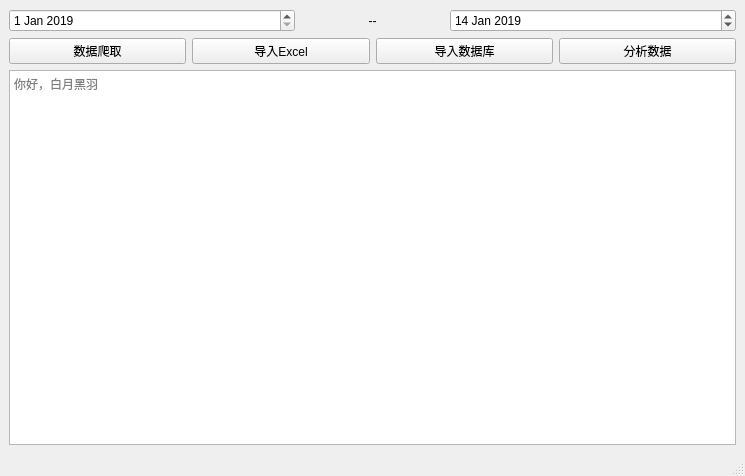
<?xml version="1.0" encoding="UTF-8"?>
<ui version="4.0">
 <class>MainWindow</class>
 <widget class="QMainWindow" name="MainWindow">
  <property name="geometry">
   <rect>
    <x>0</x>
    <y>0</y>
    <width>745</width>
    <height>476</height>
   </rect>
  </property>
  <property name="windowTitle">
   <string>MainWindow</string>
  </property>
  <property name="styleSheet">
   <string notr="true"/>
  </property>
  <property name="unifiedTitleAndToolBarOnMac">
   <bool>false</bool>
  </property>
  <widget class="QWidget" name="centralwidget">
   <layout class="QVBoxLayout" name="verticalLayout">
    <item>
     <layout class="QHBoxLayout" name="horizontalLayout">
      <property name="leftMargin">
       <number>0</number>
      </property>
      <property name="rightMargin">
       <number>0</number>
      </property>
      <item>
       <widget class="QDateEdit" name="startDateEdit">
        <property name="sizePolicy">
         <sizepolicy hsizetype="Minimum" vsizetype="Fixed">
          <horstretch>2</horstretch>
          <verstretch>0</verstretch>
         </sizepolicy>
        </property>
        <property name="dateTime">
         <datetime>
          <hour>0</hour>
          <minute>0</minute>
          <second>10</second>
          <year>2019</year>
          <month>1</month>
          <day>1</day>
         </datetime>
        </property>
       </widget>
      </item>
      <item>
       <widget class="QLabel" name="label">
        <property name="sizePolicy">
         <sizepolicy hsizetype="Minimum" vsizetype="Preferred">
          <horstretch>1</horstretch>
          <verstretch>0</verstretch>
         </sizepolicy>
        </property>
        <property name="text">
         <string>--</string>
        </property>
        <property name="alignment">
         <set>Qt::AlignCenter</set>
        </property>
       </widget>
      </item>
      <item>
       <widget class="QDateEdit" name="endDateEdit">
        <property name="sizePolicy">
         <sizepolicy hsizetype="Minimum" vsizetype="Fixed">
          <horstretch>2</horstretch>
          <verstretch>0</verstretch>
         </sizepolicy>
        </property>
        <property name="dateTime">
         <datetime>
          <hour>0</hour>
          <minute>0</minute>
          <second>0</second>
          <year>2019</year>
          <month>1</month>
          <day>14</day>
         </datetime>
        </property>
       </widget>
      </item>
     </layout>
    </item>
    <item>
     <layout class="QHBoxLayout" name="horizontalLayout_2">
      <item>
       <widget class="QPushButton" name="crawl">
        <property name="sizePolicy">
         <sizepolicy hsizetype="Minimum" vsizetype="Fixed">
          <horstretch>0</horstretch>
          <verstretch>0</verstretch>
         </sizepolicy>
        </property>
        <property name="text">
         <string>数据爬取</string>
        </property>
        <property name="myclass" stdset="0">
         <string>bar2btn</string>
        </property>
       </widget>
      </item>
      <item>
       <widget class="QPushButton" name="exportToExcel">
        <property name="text">
         <string>导入Excel</string>
        </property>
        <property name="myclass" stdset="0">
         <string>bar2btn</string>
        </property>
       </widget>
      </item>
      <item>
       <widget class="QPushButton" name="exportToDB">
        <property name="text">
         <string>导入数据库</string>
        </property>
        <property name="myclass" stdset="0">
         <string>bar2btn</string>
        </property>
       </widget>
      </item>
      <item>
       <widget class="QPushButton" name="analyze">
        <property name="text">
         <string>分析数据</string>
        </property>
        <property name="myclass" stdset="0">
         <string>bar2btn</string>
        </property>
       </widget>
      </item>
     </layout>
    </item>
    <item>
     <widget class="QTextEdit" name="textBrowser">
      <property name="acceptRichText">
       <bool>true</bool>
      </property>
      <property name="placeholderText">
       <string>你好，白月黑羽</string>
      </property>
     </widget>
    </item>
   </layout>
  </widget>
  <widget class="QMenuBar" name="menubar">
   <property name="geometry">
    <rect>
     <x>0</x>
     <y>0</y>
     <width>745</width>
     <height>23</height>
    </rect>
   </property>
  </widget>
  <widget class="QStatusBar" name="statusbar"/>
 </widget>
 <resources/>
 <connections/>
</ui>
